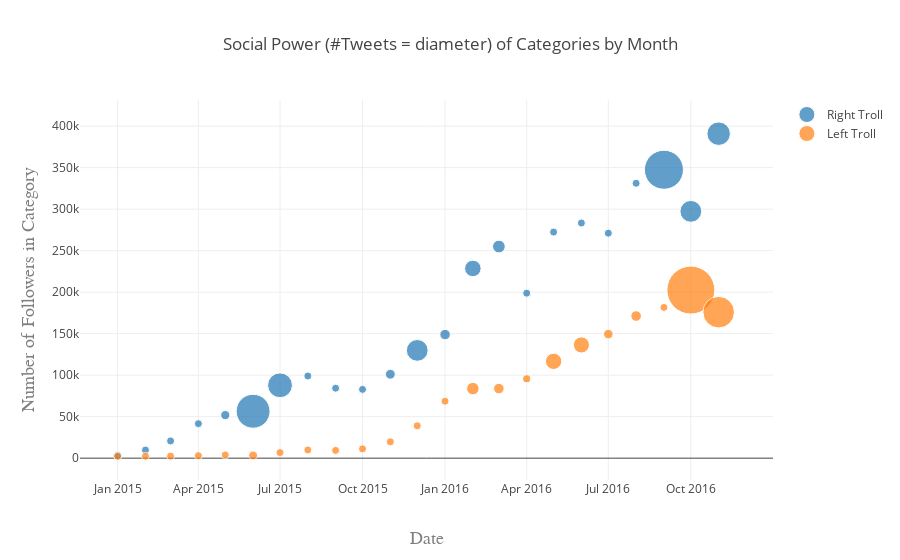

Source (notebook cell):
### Code cell
######################################################################################################################
#TO VISUALIZE THE PLOT FROM THE CLOUD RUN THIS CELL #######################################
###############################################################################################################################

fig = py.get_figure('https://plot.ly/~Flavioh/66', raw=True)
iplot(fig)

### Figure 1 — Plotly figure (JSON) as saved in the notebook; plotly's stock layout.template omitted (floating-point values rounded to 4 significant figures)
{"data": [{"marker": {"size": [6.962, 9.584, 7.922, 12.68, 18.31, 67.75, 49.59, 14.05, 8.958, 15.99, 19.66, 43.44, 20.94, 33.05, 25.43, 7.336, 14.38, 9.186, 12.03, 12.61, 78.11, 43.54, 46.97], "sizemin": 4, "sizemode": "diameter", "sizeref": 2, "sizesrc": "Flavioh:67:7d3ac8"}, "mode": "markers", "name": "Right Troll", "type": "scatter", "uid": "f38dc2a9-542c-4a7a-ae4d-534dba95a091", "x": ["2015-01", "2015-02", "2015-03", "2015-04", "2015-05", "2015-06", "2015-07", "2015-08", "2015-09", "2015-10", "2015-11", "2015-12", "2016-01", "2016-02", "2016-03", "2016-04", "2016-05", "2016-06", "2016-07", "2016-08", "2016-09", "2016-10", "2016-11"], "xsrc": "Flavioh:67:d3aebc", "y": [3143, 9750, 20797, 41560, 51874, 56537, 87822, 99016, 84279, 82863, 101094, 129867, 148926, 228588, 254976, 198775, 272407, 283351, 271090, 331216, 347495, 297377, 390962], "ysrc": "Flavioh:67:c8ac13"}, {"marker": {"size": [4.28, 1.54, 6.882, 1.946, 2.736, 17.67, 4.046, 5.748, 3.306, 4.588, 3.552, 12.01, 13.66, 24.97, 20.96, 16.06, 32.63, 32.16, 19.01, 21.13, 13.99, 95.93, 63.04], "sizemin": 4, "sizemode": "diameter", "sizeref": 2, "sizesrc": "Flavioh:67:46d807"}, "mode": "markers", "name": "Left Troll", "type": "scatter", "uid": "208ce4e5-11f8-4734-89fe-f39bb7e05924", "x": ["2015-01", "2015-02", "2015-03", "2015-04", "2015-05", "2015-06", "2015-07", "2015-08", "2015-09", "2015-10", "2015-11", "2015-12", "2016-01", "2016-02", "2016-03", "2016-04", "2016-05", "2016-06", "2016-07", "2016-08", "2016-09", "2016-10", "2016-11"], "xsrc": "Flavioh:67:d3aebc", "y": [2213, 2382, 2405, 3015, 3905, 3240, 6711, 9838, 9343, 11209, 19712, 38989, 68615, 83766, 83868, 95641, 116681, 136420, 149441, 171266, 181641, 202519, 175888], "ysrc": "Flavioh:67:5760f1"}], "layout": {"title": "Social Power (#Tweets = diameter) of Categories by Month", "xaxis": {"title": "Date", "titlefont": {"color": "#7f7f7f", "family": "Courier New, monospace", "size": 18}}, "yaxis": {"title": "Number of Followers in Category", "titlefont": {"color": "#7f7f7f", "family": "Courier New, monospace", "size": 18}}}}
